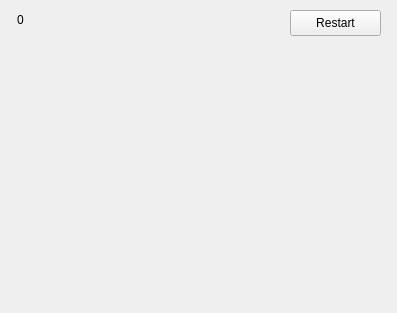
<?xml version="1.0" encoding="UTF-8"?>
<ui version="4.0">
 <class>Widget</class>
 <widget class="QWidget" name="Widget">
  <property name="enabled">
   <bool>true</bool>
  </property>
  <property name="geometry">
   <rect>
    <x>0</x>
    <y>0</y>
    <width>397</width>
    <height>313</height>
   </rect>
  </property>
  <property name="windowTitle">
   <string>Widget</string>
  </property>
  <property name="autoFillBackground">
   <bool>false</bool>
  </property>
  <widget class="QPushButton" name="pushButton">
   <property name="geometry">
    <rect>
     <x>290</x>
     <y>10</y>
     <width>91</width>
     <height>26</height>
    </rect>
   </property>
   <property name="text">
    <string>Restart</string>
   </property>
  </widget>
  <widget class="QLabel" name="label_2">
   <property name="geometry">
    <rect>
     <x>17</x>
     <y>10</y>
     <width>111</width>
     <height>20</height>
    </rect>
   </property>
   <property name="text">
    <string>0</string>
   </property>
  </widget>
 </widget>
 <layoutdefault spacing="6" margin="11"/>
 <resources/>
 <connections/>
</ui>
